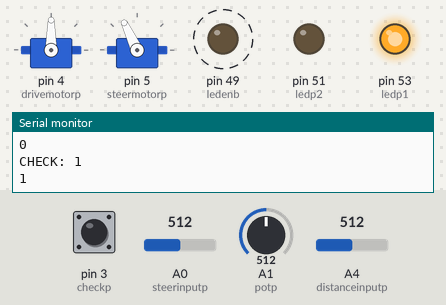
Bench run of a sketch on a simulated Arduino Mega 2560, built with avr-gcc and run on an emulated ATmega2560. Parts: 2 × servo, output pins drawn as LEDs (lit = HIGH), the last lines printed to the serial monitor. Dashed ring = blinking. Inputs (shaded band) come from the test bench; at power-on: A0 (steerinputp) = 512, pin 3 (checkp) HIGH, A1 (potp) = 512, A4 (distanceinputp) = 512.

Above: at 1.8 s.
1.9 s: A0 (steerinputp) set to 122
At 2.4 s:
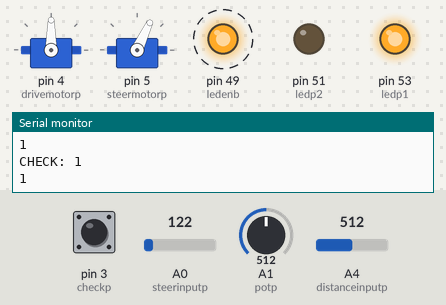
5.4 s: pin 3 (checkp) pulled LOW for 1.2 s
At 6.4 s:
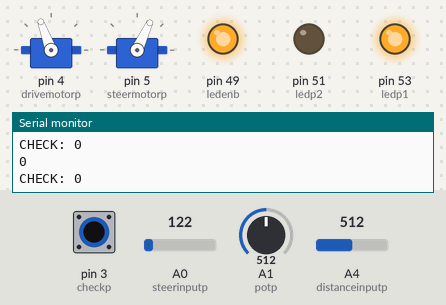
8.9 s: pin 3 (checkp) pulled LOW for 3.2 s
At 9.5 s:
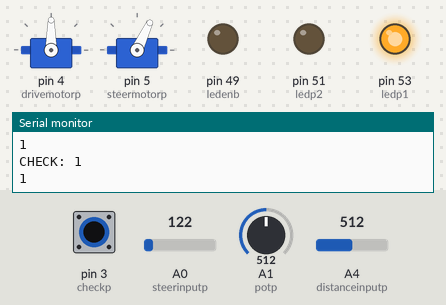
13.6 s: A0 (steerinputp) set to 511
At 14.5 s:
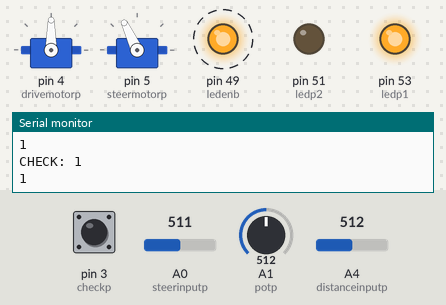
17.6 s: pin 3 (checkp) pulled LOW for 1.2 s
At 18.6 s:
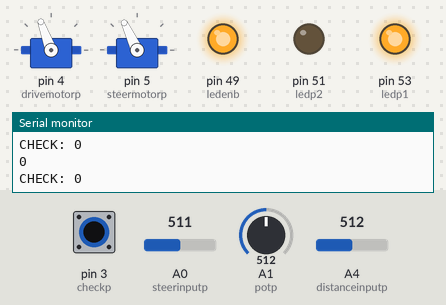
Timing chart, 0 to 22.1 s (numbered marks = the images above; inputs shaded):
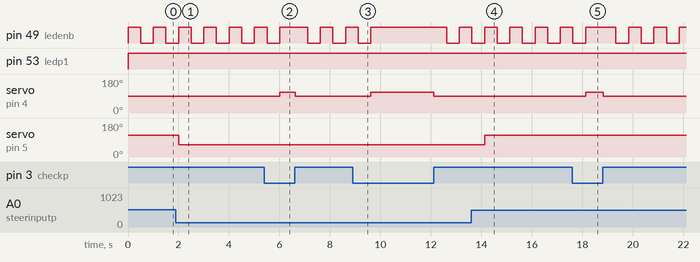

Measured:
- after the input at 1.9 s, servo on pin 5 (steermotorp): 115° → 65° after 0.10 s
- after the input at 5.4 s, servo on pin 4 (drivemotorp): 90° → 110° after 0.61 s, → 90° 0.61 s later
- after the input at 8.9 s, pin 49 (ledenb): HIGH → LOW after 3.7 s, → HIGH 0.50 s later; servo on pin 4 (drivemotorp): 90° → 110° after 0.72 s, → 90° 2.5 s later
- after the input at 13.6 s, servo on pin 5 (steermotorp): 65° → 115° after 0.52 s
- after the input at 17.6 s, servo on pin 4 (drivemotorp): 90° → 110° after 0.52 s, → 90° 0.70 s later

The sketch:

HotelS.ino
```cpp
#include <Servo.h>

// === SERVO OBJECTS ===
Servo driveservo;  // controls rear drive motor via ESC (90=stop, 110=slow forward)
Servo steerservo;  // controls front steering servo

// === PIN DEFINITIONS ===
const byte drivemotorp  = 4;   // PWM out → ESC
const byte steermotorp  = 5;   // PWM out → steering servo
const byte steerinputp  = A0;  // analog in ← steering encoder
const byte potp         = A1;  // analog in ← potentiometer (manual angle bias trim)
const byte distanceinputp = A4; // analog in ← distance sensor
const byte ledp1        = 53;  // LED direction pin 1
const byte ledp2        = 51;  // LED direction pin 2
const byte ledenb       = 49;  // LED enable (PWM brightness)

// === EXTERNAL HALT PIN ===
// A digital input (with pull-up) that another device can pull LOW to halt the robot.
// checkp = HIGH → robot runs. checkp = LOW → robot stops (state 1).
const byte checkp = 3;  // FIX: original had 'const byte checkp = 3\n;' — semicolon was on next line (cosmetic bug)

// === SENSOR / CONTROL VARIABLES ===
int steerinput;     // encoder reading mapped to 0–180
int distance;       // raw distance sensor value
int servoCmd;       // final steering target
int potinput;       // pot reading mapped and centered at 0
int servoval = 90;  // desired steering angle before pot offset is applied
int state    = 0;   // 0 = running, 1 = halted by checkp
int check;          // current value of checkp pin

void setup() {
  Serial.begin(9600);

  pinMode(checkp, INPUT_PULLUP);  // HIGH by default; pulled LOW by external device to halt
  pinMode(ledp1,  OUTPUT);
  pinMode(ledp2,  OUTPUT);
  pinMode(ledenb, OUTPUT);

  driveservo.attach(drivemotorp);
  steerservo.attach(steermotorp);

  driveservo.write(90);  // start stopped
  steerservo.write(90);  // start straight

  Serial.println("System Started");
  Serial.println("-------------------");
}

void loop() {
  distance = analogRead(distanceinputp);
  check    = digitalRead(checkp);

  // === POT CORRECTION ===
  potinput = map(analogRead(potp), 0, 1023, 0, 180);
  potinput = potinput - 90;  // center at 0
  servoCmd = servoval + potinput;

  // === STEERING FEEDBACK (proportional, not bang-bang) ===
  // Computes a proportional correction based on the steering error.
  // This gives smoother steering than the on/off approach in Alpha/Bravo.
  // Steering encoder range: 350 → 180 (descending) — correct for current hardware after rebuild.
  steerinput = map(analogRead(steerinputp), 350, 180, 0, 180);
  int steerError = servoCmd - steerinput;

  if (abs(steerError) < 4) {
    steerservo.write(90);  // within deadzone — hold center
  }
  else {
    // Scale error down and clamp to ±25 so correction is never too aggressive
    int correction = constrain(steerError / 2, -25, 25);
    steerservo.write(90 + correction);  // 90 is straight; +correction steers proportionally
  }

  Serial.print("CHECK: "); Serial.println(check);
  Serial.println(state);

  // === EXTERNAL HALT CHECK ===
  // State follows checkp pin directly each loop (no latching)
  if (check == 1) {
    state = 1;  // pin HIGH → halted
  } else if (check == 0) {
    state = 0;  // pin LOW → running
  }
  // QUESTION: The logic above seems inverted from the comment in setup().
  // INPUT_PULLUP = HIGH when nothing is connected. If check == 1 (HIGH) triggers state 1 (halt),
  // that means the robot is always halted unless the pin is pulled LOW.
  // Is that the intended behavior? (External device must actively pull LOW to allow running?)

  switch (state) {

    case 0:  // Clear to go — drive forward if space ahead
      analogWrite(ledenb, 255);  // LED on while running
      if (distance > 30) {
        driveservo.write(110);  // drive forward (slow)
      }
      if (distance < 30) {
        driveservo.write(90);   // stop — obstacle ahead
        analogWrite(ledenb, 0); // LED off when stopped by obstacle
      }
      break;

    case 1:  // Halted by external checkp signal — wait and blink
      driveservo.write(90);
      // NOTE: delay() blocks steering updates. Robot is stopped so this is OK.
      analogWrite(ledenb, 255);
      digitalWrite(ledp1, HIGH);
      digitalWrite(ledp2, LOW);
      delay(500);
      analogWrite(ledenb, 0);
      delay(500);
      break;
  }
}
```
